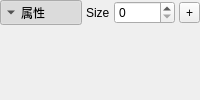
<?xml version="1.0" encoding="UTF-8"?>
<ui version="4.0"><class>ScriptCompositeFieldForm</class><widget class="QWidget" name="ScriptCompositeFieldForm"><layout class="QVBoxLayout" name="layout"><property name="leftMargin"><number>0</number></property><property name="rightMargin"><number>0</number></property><property name="topMargin"><number>0</number></property><property name="bottomMargin"><number>0</number></property><property name="spacing"><number>3</number></property>
<item><layout class="QHBoxLayout" name="headerLayout"><property name="spacing"><number>4</number></property>
<item><widget class="QToolButton" name="foldButton"><property name="text"><string>属性</string></property><property name="checkable"><bool>true</bool></property><property name="checked"><bool>true</bool></property><property name="toolButtonStyle"><enum>Qt::ToolButtonTextBesideIcon</enum></property><property name="arrowType"><enum>Qt::DownArrow</enum></property><property name="sizePolicy"><sizepolicy hsizetype="Ignored" vsizetype="Fixed"><horstretch>1</horstretch><verstretch>0</verstretch></sizepolicy></property></widget></item>
<item><widget class="QLabel" name="sizeLabel"><property name="text"><string>Size</string></property></widget></item>
<item><widget class="QSpinBox" name="sizeSpin"><property name="maximum"><number>10000</number></property><property name="maximumSize"><size><width>86</width><height>16777215</height></size></property><property name="keyboardTracking"><bool>false</bool></property><property name="toolTip"><string>修改容器长度；固定数组只显示长度。</string></property></widget></item>
<item><widget class="QToolButton" name="addButton"><property name="text"><string>+</string></property><property name="toolTip"><string>在末尾添加一项</string></property></widget></item>
</layout></item>
<item><widget class="QWidget" name="body"><layout class="QVBoxLayout" name="childrenLayout"><property name="leftMargin"><number>8</number></property><property name="rightMargin"><number>0</number></property><property name="topMargin"><number>0</number></property><property name="bottomMargin"><number>0</number></property><property name="spacing"><number>4</number></property></layout></widget></item>
</layout></widget><resources/><connections/></ui>
